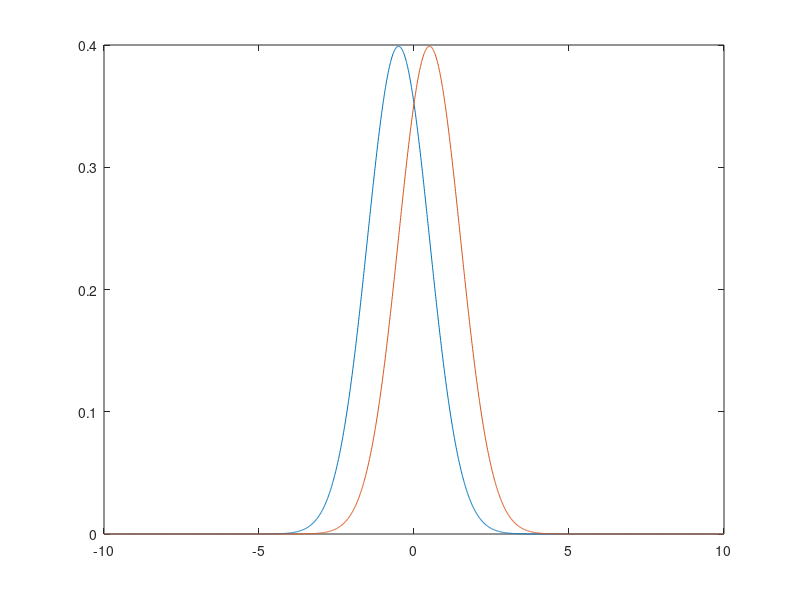

MATLAB code for this plot: (Note: this script raises an error after producing the figure.)
V_vis = -10:0.01:10;
sig_v = 1;
mu_v = 0.5;
Tview = 50; % Number of evidence steps
fL= @(v)(normpdf(v,-mu_v,sig_v));
fR= @(v)(normpdf(v,mu_v,sig_v));
plot(V_vis,fL(V_vis),V_vis,fR(V_vis)); % Look at the likelihoods

%%
pR = 0.5;
prior = [pR 1-pR]; % The prior - equally weighted

%%%% simulate an observer
%%% Part 1:  Integrate incoming evidence over time

Nsim = 1000; % Number of trials we run through
for trial = 1:Nsim,
    % The next few lines will simulate the experiment
    %% SAMPLE the STIMULI
    LorR = rand<prior(1);% generate true direction
    if LorR,
        v_obs = normrnd(mu_v,sig_v,[1 Tview]);
    else
        v_obs = normrnd(-mu_v,sig_v,[1 Tview]);
    end
    
    %% EVALUATE THE OBSERVER MODEL 
    % brute force updating
    for t = 1:Tview
        % v_obs_t = v_obs(1:t); % Use samples up to t
        % integrating across time is equivalent to multiplying the
        % likelihoods at each time point
        liklihood_R = prod(fR(v_obs_t)); % Get prod likelihood on those samples
        liklihood_L = prod(fL(v_obs_t));
        % EVIDENCE is defined as log likelihood ratio - this is what is
        % typically modeled in Drift Diffusion Models
        LR =  log(liklihood_R) - log(liklihood_L); % Take log odds - compute evidence for right
        % However, the bayesian posterior works in probability space, which
        % is useful for decision theory
        post = liklihood_R*prior(1)/(liklihood_R*prior(1)+liklihood_L*prior(2)); % Find posterior for right|data
        P_t(t,trial) = post;  % collect posterior as function of time for all
        LR_t(t,trial) = LR;
    end
    Hypothesis(trial) = LorR; % True answer - left or right (right = 1).
end

%% Evidence
figure(1)
plot(LR_t)
xlabel('time')
ylabel('Evidence')
title('Typical Drift Diffusion evidence plot')

%% Probabilities
% make a matrix which has the correct LR label for every trial and time
% step
HypothesisByTime = repmat(Hypothesis,[Tview 1]);

figure(2);
subplot(1,2,1)
imagesc(P_t(1:30,1:100)')
xlabel('time')
ylabel('trial number')
colorbar
title('Pevidence for Right')
subplot(1,2,2)
imagesc(HypothesisByTime(1:30,1:100)')
xlabel('time')
ylabel('trial number')
colorbar
title('Left Right values')

figure(3);
% compute an overall posterior for the correct answer by flipping and
% combining the Left and Right trials.  

Pcomb_t = HypothesisByTime.*P_t + (1-HypothesisByTime).*(1-P_t);

subplot(1,3,1);
plot(Pcomb_t) % Simulated Evidence in probability space 
subplot(1,3,2);

plot(mean(Pcomb_t,2)) % Average posteriors

%%% MAKE A DECISION
%  When should we stop?  what should we choose?  
%  One of the key theoretical results is that the best time to
% stop takes the form of a threshold rule.  For cost function based solely
% on performance, thresholding the posterior allows the decision maker to 
% stop when performance reaches the threshold performance level.  This
% yields the desired performance level on average, and the minimum time to
% reach this performance.  
%%  1) If your loss function is P_correct, find a threshold 
%%  rule that yields average performance of .95, but apply this to the evidence
%%  2) How do you need to change the rule if 70% of trials are left?
figure(4)

postRgX = 0.95;
thresh = log(postRgX) - log(postRgX); % Threshold for evidence
R = abs(LR_t)>thresh; % Whether evidence goes above threshold (1 = yes).
PossibleTimes = repmat((1:Tview)',[1,Nsim]); % Possible response times - for each trial
PostCriteriaTimes = R.*PossibleTimes;  
PostCriteriaTimes(PostCriteriaTimes==0)=NaN;
reaction_times = nanmin(PostCriteriaTimes); % Find response time
subplot(1,3,1);
plot(LR_t)
xlabel('time')
ylabel('Evidence')
title('Typical Drift Diffusion evidence plot')

subplot(1,3,2);
hist(reaction_times);
title('Reaction Time Distribution');

% for comparison, here's what should match 
subplot(1,3,3);
p_crit = 0.95; % Thresold for posteriors
R_post = Pcomb_t>p_crit; % Whether posterior is above threshold (1=yes)
PostCriteriaTimes_post = R_post.*PossibleTimes; PostCriteriaTimes_post(PostCriteriaTimes_post==0)=NaN;
reaction_times_post = nanmin(PostCriteriaTimes_post);
hist(reaction_times_post);
title('Reaction Time Distribution, thresholding posterior');

%% 3) NOW INCORPORATE A LOSS FUNCTION ON TIME AS IN THE LECTURE
%  compute the expected loss on average for a cost function of the form
% cost(t) = 1./(alpha*t+T) Let T = 5 and alphat = .1
alphat = 0.1; T = 5;
C_t = 1./(alphat*(1:Tview) + T );
C_t = C_t/max(C_t);

% Compute the expected cost
J = mean(Pcomb_t,2)'.*C_t;
plot((1:Tview),mean(Pcomb_t,2)',(1:Tview),C_t/max(C_t),(1:Tview),J)
legend({'Posterior'; 'Time cost'; 'J = Overall cost' })
xlabel('time')
title('Computing the expected cost')
%  Is it possible to find a threshold rule on postior probability that yields minimal
%  cost? HINT - analytically minimize J, solve for time, plug time into the
% expected posterior and find the corresponding probability.   

%  Changing the cost per unit time alpha shifts the optimal RT and
%  performance - what happens with alpha_t = 0.5?  0.01?

